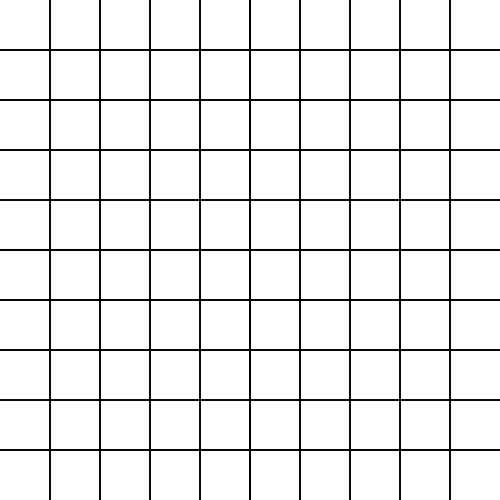
Frame 1 (no input)
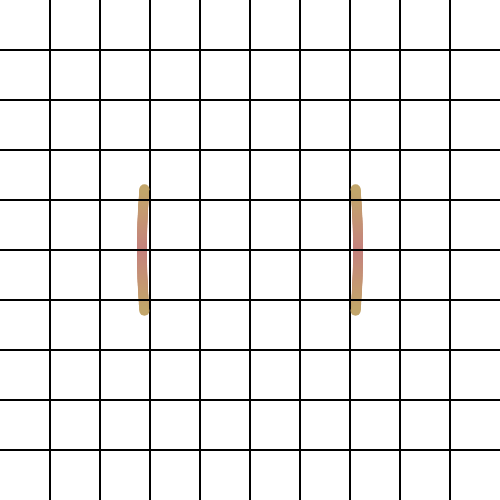
Frame 60 (no input)
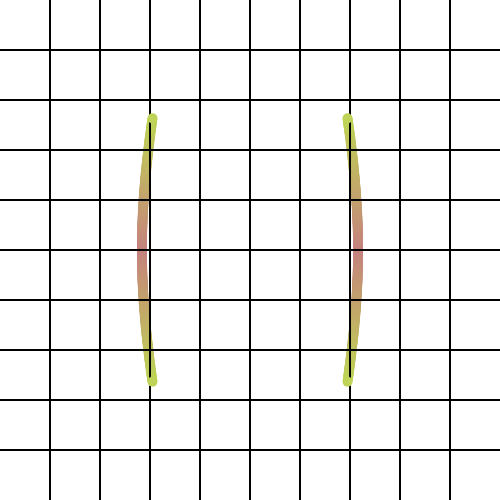
Frame 120 (the mouse pressed at the canvas centre since frame 60)

The p5.js sketch that drew these frames (run headless with seeded random() and noise() and a simulated clock; from frame 60 on, the mouse is pressed at the canvas centre):

// p5.js sketch
// ── sketch.js
let bt;
let bgColor;
let colorActive = false;

let gridSize = 50;
let dancingPointsWidth = 200;
let dancingPointsHeight = 200;

let v = 0;

function ChangeColor(){
	colorActive = !this.checked();
}

function setup(){
	createCanvas(500, 500);
	createP('WEA');
	frameRate(60);
	bt = createCheckbox('Color?',true);
	bt.changed(ChangeColor);

	bgColor = color(255, 0);
}

function draw(){
	translate(width/2, height/2);
	background(bgColor);
	
	// Grid
	strokeWeight(1);
	for(let i = 0; i < width/2 ; i += gridSize){
		for(let j = 0; j < height/2 ; j += gridSize){
			line(i, height/2, i, -height/2);
			line(-i, height/2, -i, -height/2);
			line(width/2, j, -width/2, j);
			line(width/2, -j, -width/2, -j);
		}
	}

	// Dancing Points
	push();
	translate(0, 0);
	strokeWeight(10);
	let preCalc0X = cos(v / sin(v));
	let preCalc0Y = sin(v / cos(v));
	let preCalc1X = cos(v / -sin(-v));
	let preCalc1Y = sin(v / -cos(-v));
	let cr = map(preCalc0X, -1, 1, 0, 255);
	let cg = map(preCalc0Y, -1, 1, 0, 255);
	let cb = map(preCalc1X * preCalc1Y, -1, 1, 0, 255);
	// right side
	stroke(cr, cg, cb,255);
	if(colorActive){
		stroke(map(cr+cg+cb, 0, 255*3, 0, 255));
	}
	point(dancingPointsWidth * preCalc0X, dancingPointsHeight * preCalc0Y);
	point(dancingPointsWidth * preCalc1X, dancingPointsHeight * preCalc1Y);
	// left side
	point(dancingPointsWidth * -preCalc0X, dancingPointsHeight * -preCalc0Y);
	point(dancingPointsWidth * -preCalc1X, dancingPointsHeight * -preCalc1Y);
	pop();

	v+= 0.005;
	// v = sin(frameCount * 0.001) - cos(frameCount * 0.001);
}
